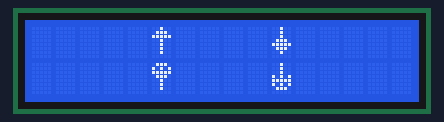
Recording of a sketch running on a simulated Arduino Uno, built with avr-gcc and run on an emulated ATmega328P. Shown: 16×2 character LCD.

Above: at 0.1 s.
At 2.1 s:
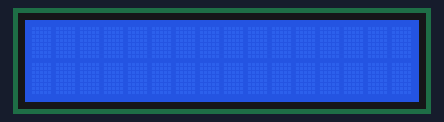

Measured:
- what the display in image 1 shows lasts 2.0 s, from 2.1 s to 4.1 s

The sketch:

ex13_1.ino
```cpp
#include<LiquidCrystal.h>	     //LiquidCrystal.h程式庫
LiquidCrystal lcd(12,11,5,4,3,2);  //LiquidCrystal.h程式庫對應接腳宣告
//自訂符號表
byte logo_a[8]={
0b00100,0b01110,0b11111,0b00100,0b00100,0b00100,0b00100,0b0000};
byte logo_b[8]={
0b00100,0b00100,0b00100,0b01110,0b11111,0b01110,0b00100,0b0000};
byte logo_c[8] = {
0b01110,0b10101,0b11111,0b01110,0b00100,0b00100,0b00100,0b0000};
byte logo_d[8] = {
0b00100,0b00100,0b00100,0b10101,0b11111,0b10101,0b01110,0b0000};
void setup()
{
    lcd.createChar(0,logo_a);       //設定自訂符號logo_a編號為0
    lcd.createChar(1,logo_b);       //設定自訂符號logo_b編號為1
    lcd.createChar(2,logo_c);       //設定自訂符號logo_c編號為2
    lcd.createChar(3,logo_d);       //設定自訂符號logo_d編號為3
    lcd.begin(16,2);		//LCD為2行，每行16(列)個字
    lcd.clear();		//清除螢幕
}
void loop()
{
    lcd.setCursor(5,0);    	//文字顯示位置
    lcd.write(byte(0));		//LCD顯示文字
    lcd.setCursor(10,0);    //文字顯示位置
    lcd.write(byte(1));		//LCD顯示文字
    lcd.setCursor(5,1);    	//文字顯示位置
    lcd.write(byte(2));		//LCD顯示文字
    lcd.setCursor(10,1);    //文字顯示位置
    lcd.write(byte(3));		//LCD顯示文字
    delay(2000);			//文字顯示停留時間
    lcd.clear();				//清除螢幕
    delay(2000);			//文字顯示停留時間
}
```
